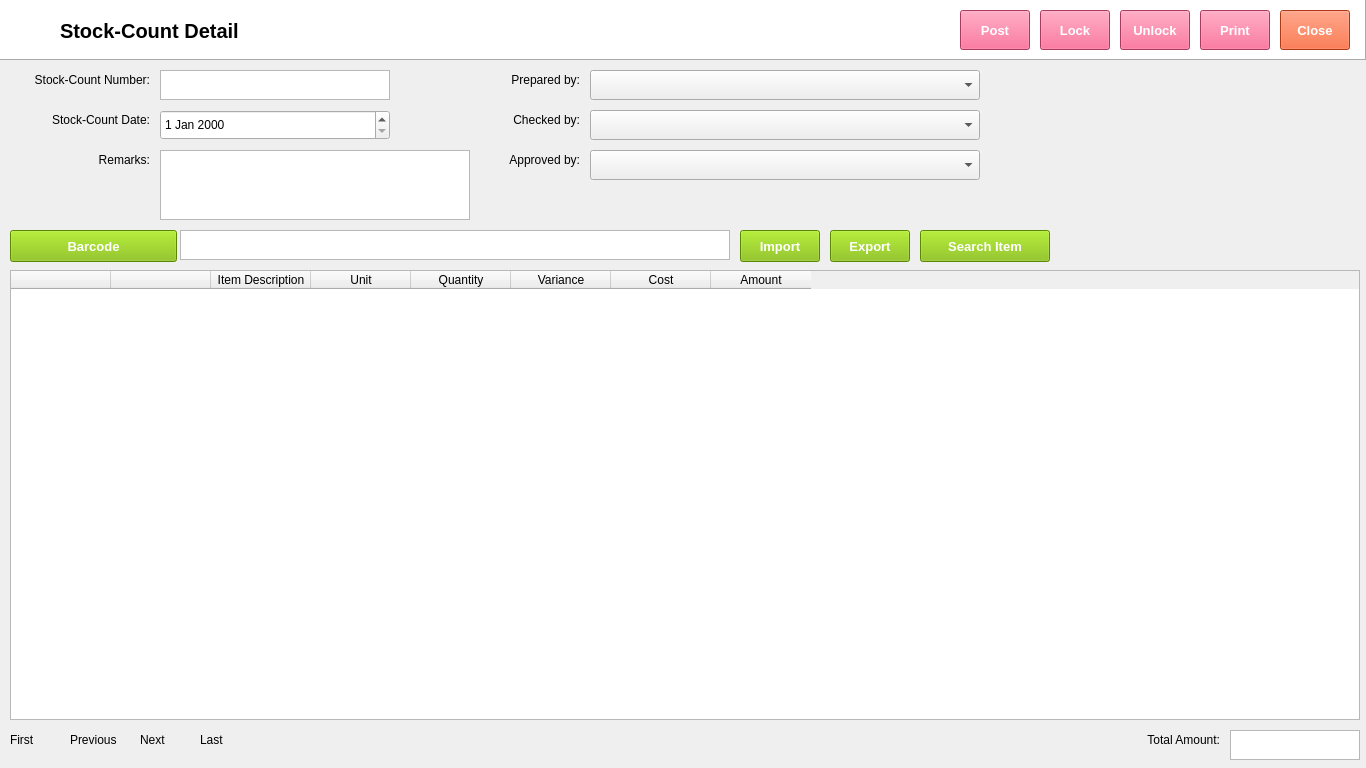
<?xml version="1.0" encoding="UTF-8"?>
<ui version="4.0">
 <class>Form</class>
 <widget class="QWidget" name="Form">
  <property name="geometry">
   <rect>
    <x>0</x>
    <y>0</y>
    <width>1366</width>
    <height>768</height>
   </rect>
  </property>
  <property name="font">
   <font>
    <family>Segoe UI</family>
    <pointsize>9</pointsize>
   </font>
  </property>
  <property name="windowTitle">
   <string>Form</string>
  </property>
  <widget class="QFrame" name="frame">
   <property name="geometry">
    <rect>
     <x>0</x>
     <y>0</y>
     <width>1366</width>
     <height>60</height>
    </rect>
   </property>
   <property name="autoFillBackground">
    <bool>false</bool>
   </property>
   <property name="styleSheet">
    <string notr="true">background-color: rgb(255, 255, 255);</string>
   </property>
   <property name="frameShape">
    <enum>QFrame::Panel</enum>
   </property>
   <property name="frameShadow">
    <enum>QFrame::Raised</enum>
   </property>
   <widget class="QLabel" name="label">
    <property name="geometry">
     <rect>
      <x>10</x>
      <y>10</y>
      <width>38</width>
      <height>32</height>
     </rect>
    </property>
    <property name="text">
     <string/>
    </property>
    <property name="pixmap">
     <pixmap>../../python-pos/img/Disbursement.png</pixmap>
    </property>
    <property name="scaledContents">
     <bool>true</bool>
    </property>
   </widget>
   <widget class="QLabel" name="label_2">
    <property name="geometry">
     <rect>
      <x>60</x>
      <y>10</y>
      <width>180</width>
      <height>41</height>
     </rect>
    </property>
    <property name="font">
     <font>
      <family>Segoe UI</family>
      <pointsize>15</pointsize>
      <weight>75</weight>
      <bold>true</bold>
     </font>
    </property>
    <property name="text">
     <string>Stock-Count Detail</string>
    </property>
    <property name="textFormat">
     <enum>Qt::PlainText</enum>
    </property>
   </widget>
   <widget class="QPushButton" name="pushButton">
    <property name="geometry">
     <rect>
      <x>1040</x>
      <y>10</y>
      <width>70</width>
      <height>40</height>
     </rect>
    </property>
    <property name="font">
     <font>
      <family>Segoe UI</family>
      <pointsize>10</pointsize>
      <weight>75</weight>
      <bold>true</bold>
     </font>
    </property>
    <property name="autoFillBackground">
     <bool>false</bool>
    </property>
    <property name="styleSheet">
     <string notr="true">background-color: rgb(240, 80, 128);
color: rgb(255, 255, 255);</string>
    </property>
    <property name="text">
     <string>Lock</string>
    </property>
   </widget>
   <widget class="QPushButton" name="pushButton_2">
    <property name="geometry">
     <rect>
      <x>1280</x>
      <y>10</y>
      <width>70</width>
      <height>40</height>
     </rect>
    </property>
    <property name="font">
     <font>
      <family>Segoe UI</family>
      <pointsize>10</pointsize>
      <weight>75</weight>
      <bold>true</bold>
     </font>
    </property>
    <property name="styleSheet">
     <string notr="true">background-color: rgb(243, 79, 28);
color: rgb(255, 255, 255);</string>
    </property>
    <property name="text">
     <string>Close</string>
    </property>
    <property name="flat">
     <bool>false</bool>
    </property>
   </widget>
   <widget class="QPushButton" name="pushButton_3">
    <property name="geometry">
     <rect>
      <x>1120</x>
      <y>10</y>
      <width>70</width>
      <height>40</height>
     </rect>
    </property>
    <property name="font">
     <font>
      <family>Segoe UI</family>
      <pointsize>10</pointsize>
      <weight>75</weight>
      <bold>true</bold>
     </font>
    </property>
    <property name="autoFillBackground">
     <bool>false</bool>
    </property>
    <property name="styleSheet">
     <string notr="true">background-color: rgb(240, 80, 128);
color: rgb(255, 255, 255);</string>
    </property>
    <property name="text">
     <string>Unlock</string>
    </property>
   </widget>
   <widget class="QPushButton" name="pushButton_4">
    <property name="geometry">
     <rect>
      <x>1200</x>
      <y>10</y>
      <width>70</width>
      <height>40</height>
     </rect>
    </property>
    <property name="font">
     <font>
      <family>Segoe UI</family>
      <pointsize>10</pointsize>
      <weight>75</weight>
      <bold>true</bold>
     </font>
    </property>
    <property name="autoFillBackground">
     <bool>false</bool>
    </property>
    <property name="styleSheet">
     <string notr="true">background-color: rgb(240, 80, 128);
color: rgb(255, 255, 255);</string>
    </property>
    <property name="text">
     <string>Print</string>
    </property>
   </widget>
   <widget class="QPushButton" name="pushButton_8">
    <property name="geometry">
     <rect>
      <x>960</x>
      <y>10</y>
      <width>70</width>
      <height>40</height>
     </rect>
    </property>
    <property name="font">
     <font>
      <family>Segoe UI</family>
      <pointsize>10</pointsize>
      <weight>75</weight>
      <bold>true</bold>
     </font>
    </property>
    <property name="autoFillBackground">
     <bool>false</bool>
    </property>
    <property name="styleSheet">
     <string notr="true">background-color: rgb(240, 80, 128);
color: rgb(255, 255, 255);</string>
    </property>
    <property name="text">
     <string>Post</string>
    </property>
   </widget>
  </widget>
  <widget class="QLabel" name="label_3">
   <property name="geometry">
    <rect>
     <x>30</x>
     <y>70</y>
     <width>120</width>
     <height>20</height>
    </rect>
   </property>
   <property name="font">
    <font>
     <family>Segoe UI</family>
     <pointsize>9</pointsize>
    </font>
   </property>
   <property name="text">
    <string>Stock-Count Number:</string>
   </property>
   <property name="alignment">
    <set>Qt::AlignRight|Qt::AlignTrailing|Qt::AlignVCenter</set>
   </property>
  </widget>
  <widget class="QLabel" name="label_5">
   <property name="geometry">
    <rect>
     <x>30</x>
     <y>110</y>
     <width>120</width>
     <height>20</height>
    </rect>
   </property>
   <property name="font">
    <font>
     <family>Segoe UI</family>
     <pointsize>9</pointsize>
    </font>
   </property>
   <property name="text">
    <string>Stock-Count Date:</string>
   </property>
   <property name="alignment">
    <set>Qt::AlignRight|Qt::AlignTrailing|Qt::AlignVCenter</set>
   </property>
  </widget>
  <widget class="QLabel" name="label_13">
   <property name="geometry">
    <rect>
     <x>30</x>
     <y>150</y>
     <width>120</width>
     <height>20</height>
    </rect>
   </property>
   <property name="font">
    <font>
     <family>Segoe UI</family>
     <pointsize>9</pointsize>
    </font>
   </property>
   <property name="text">
    <string>Remarks:</string>
   </property>
   <property name="alignment">
    <set>Qt::AlignRight|Qt::AlignTrailing|Qt::AlignVCenter</set>
   </property>
  </widget>
  <widget class="QTextEdit" name="textEdit">
   <property name="geometry">
    <rect>
     <x>160</x>
     <y>150</y>
     <width>310</width>
     <height>70</height>
    </rect>
   </property>
  </widget>
  <widget class="QTextEdit" name="textEdit_2">
   <property name="geometry">
    <rect>
     <x>160</x>
     <y>70</y>
     <width>230</width>
     <height>30</height>
    </rect>
   </property>
  </widget>
  <widget class="QDateEdit" name="dateEdit">
   <property name="geometry">
    <rect>
     <x>160</x>
     <y>110</y>
     <width>230</width>
     <height>30</height>
    </rect>
   </property>
  </widget>
  <widget class="QLabel" name="label_17">
   <property name="geometry">
    <rect>
     <x>460</x>
     <y>150</y>
     <width>120</width>
     <height>20</height>
    </rect>
   </property>
   <property name="font">
    <font>
     <family>Segoe UI</family>
     <pointsize>9</pointsize>
    </font>
   </property>
   <property name="text">
    <string>Approved by:</string>
   </property>
   <property name="alignment">
    <set>Qt::AlignRight|Qt::AlignTrailing|Qt::AlignVCenter</set>
   </property>
  </widget>
  <widget class="QComboBox" name="comboBox_5">
   <property name="geometry">
    <rect>
     <x>590</x>
     <y>110</y>
     <width>390</width>
     <height>30</height>
    </rect>
   </property>
  </widget>
  <widget class="QLabel" name="label_18">
   <property name="geometry">
    <rect>
     <x>460</x>
     <y>70</y>
     <width>120</width>
     <height>20</height>
    </rect>
   </property>
   <property name="font">
    <font>
     <family>Segoe UI</family>
     <pointsize>9</pointsize>
    </font>
   </property>
   <property name="text">
    <string>Prepared by:</string>
   </property>
   <property name="alignment">
    <set>Qt::AlignRight|Qt::AlignTrailing|Qt::AlignVCenter</set>
   </property>
  </widget>
  <widget class="QComboBox" name="comboBox_6">
   <property name="geometry">
    <rect>
     <x>590</x>
     <y>150</y>
     <width>390</width>
     <height>30</height>
    </rect>
   </property>
  </widget>
  <widget class="QLabel" name="label_19">
   <property name="geometry">
    <rect>
     <x>460</x>
     <y>110</y>
     <width>120</width>
     <height>20</height>
    </rect>
   </property>
   <property name="font">
    <font>
     <family>Segoe UI</family>
     <pointsize>9</pointsize>
    </font>
   </property>
   <property name="text">
    <string>Checked by:</string>
   </property>
   <property name="alignment">
    <set>Qt::AlignRight|Qt::AlignTrailing|Qt::AlignVCenter</set>
   </property>
  </widget>
  <widget class="QComboBox" name="comboBox_7">
   <property name="geometry">
    <rect>
     <x>590</x>
     <y>70</y>
     <width>390</width>
     <height>30</height>
    </rect>
   </property>
  </widget>
  <widget class="QPushButton" name="pushButton_5">
   <property name="geometry">
    <rect>
     <x>10</x>
     <y>230</y>
     <width>167</width>
     <height>32</height>
    </rect>
   </property>
   <property name="font">
    <font>
     <family>Segoe UI</family>
     <pointsize>10</pointsize>
     <weight>75</weight>
     <bold>true</bold>
    </font>
   </property>
   <property name="autoFillBackground">
    <bool>false</bool>
   </property>
   <property name="styleSheet">
    <string notr="true">background-color: rgb(127, 188, 0);
color: rgb(255, 255, 255);</string>
   </property>
   <property name="text">
    <string>Barcode</string>
   </property>
  </widget>
  <widget class="QTextEdit" name="textEdit_4">
   <property name="geometry">
    <rect>
     <x>180</x>
     <y>230</y>
     <width>550</width>
     <height>30</height>
    </rect>
   </property>
  </widget>
  <widget class="QPushButton" name="pushButton_6">
   <property name="geometry">
    <rect>
     <x>740</x>
     <y>230</y>
     <width>80</width>
     <height>32</height>
    </rect>
   </property>
   <property name="font">
    <font>
     <family>Segoe UI</family>
     <pointsize>10</pointsize>
     <weight>75</weight>
     <bold>true</bold>
    </font>
   </property>
   <property name="autoFillBackground">
    <bool>false</bool>
   </property>
   <property name="styleSheet">
    <string notr="true">background-color: rgb(127, 188, 0);
color: rgb(255, 255, 255);</string>
   </property>
   <property name="text">
    <string>Import</string>
   </property>
  </widget>
  <widget class="QPushButton" name="pushButton_7">
   <property name="geometry">
    <rect>
     <x>830</x>
     <y>230</y>
     <width>80</width>
     <height>32</height>
    </rect>
   </property>
   <property name="font">
    <font>
     <family>Segoe UI</family>
     <pointsize>10</pointsize>
     <weight>75</weight>
     <bold>true</bold>
    </font>
   </property>
   <property name="autoFillBackground">
    <bool>false</bool>
   </property>
   <property name="styleSheet">
    <string notr="true">background-color: rgb(127, 188, 0);
color: rgb(255, 255, 255);</string>
   </property>
   <property name="text">
    <string>Export</string>
   </property>
  </widget>
  <widget class="QPushButton" name="pushButton_9">
   <property name="geometry">
    <rect>
     <x>920</x>
     <y>230</y>
     <width>130</width>
     <height>32</height>
    </rect>
   </property>
   <property name="font">
    <font>
     <family>Segoe UI</family>
     <pointsize>10</pointsize>
     <weight>75</weight>
     <bold>true</bold>
    </font>
   </property>
   <property name="autoFillBackground">
    <bool>false</bool>
   </property>
   <property name="styleSheet">
    <string notr="true">background-color: rgb(127, 188, 0);
color: rgb(255, 255, 255);</string>
   </property>
   <property name="text">
    <string>Search Item</string>
   </property>
  </widget>
  <widget class="QTableWidget" name="tableWidget">
   <property name="geometry">
    <rect>
     <x>10</x>
     <y>270</y>
     <width>1350</width>
     <height>450</height>
    </rect>
   </property>
   <column>
    <property name="text">
     <string/>
    </property>
   </column>
   <column>
    <property name="text">
     <string/>
    </property>
   </column>
   <column>
    <property name="text">
     <string>Item Description</string>
    </property>
   </column>
   <column>
    <property name="text">
     <string>Unit</string>
    </property>
   </column>
   <column>
    <property name="text">
     <string>Quantity</string>
    </property>
   </column>
   <column>
    <property name="text">
     <string>Variance</string>
    </property>
   </column>
   <column>
    <property name="text">
     <string>Cost</string>
    </property>
   </column>
   <column>
    <property name="text">
     <string>Amount</string>
    </property>
   </column>
  </widget>
  <widget class="QLabel" name="label_6">
   <property name="geometry">
    <rect>
     <x>140</x>
     <y>730</y>
     <width>47</width>
     <height>20</height>
    </rect>
   </property>
   <property name="font">
    <font>
     <family>Segoe UI</family>
     <pointsize>9</pointsize>
    </font>
   </property>
   <property name="text">
    <string>Next</string>
   </property>
  </widget>
  <widget class="QLabel" name="label_8">
   <property name="geometry">
    <rect>
     <x>10</x>
     <y>730</y>
     <width>47</width>
     <height>20</height>
    </rect>
   </property>
   <property name="font">
    <font>
     <family>Segoe UI</family>
     <pointsize>9</pointsize>
    </font>
   </property>
   <property name="text">
    <string>First</string>
   </property>
  </widget>
  <widget class="QLabel" name="label_9">
   <property name="geometry">
    <rect>
     <x>70</x>
     <y>730</y>
     <width>47</width>
     <height>20</height>
    </rect>
   </property>
   <property name="font">
    <font>
     <family>Segoe UI</family>
     <pointsize>9</pointsize>
    </font>
   </property>
   <property name="text">
    <string>Previous</string>
   </property>
  </widget>
  <widget class="QLabel" name="label_10">
   <property name="geometry">
    <rect>
     <x>200</x>
     <y>730</y>
     <width>47</width>
     <height>20</height>
    </rect>
   </property>
   <property name="font">
    <font>
     <family>Segoe UI</family>
     <pointsize>9</pointsize>
    </font>
   </property>
   <property name="text">
    <string>Last</string>
   </property>
  </widget>
  <widget class="QLabel" name="label_11">
   <property name="geometry">
    <rect>
     <x>1080</x>
     <y>730</y>
     <width>140</width>
     <height>20</height>
    </rect>
   </property>
   <property name="font">
    <font>
     <family>Segoe UI</family>
     <pointsize>9</pointsize>
    </font>
   </property>
   <property name="text">
    <string>Total Amount:</string>
   </property>
   <property name="alignment">
    <set>Qt::AlignRight|Qt::AlignTrailing|Qt::AlignVCenter</set>
   </property>
  </widget>
  <widget class="QTextEdit" name="textEdit_5">
   <property name="geometry">
    <rect>
     <x>1230</x>
     <y>730</y>
     <width>130</width>
     <height>30</height>
    </rect>
   </property>
  </widget>
 </widget>
 <resources/>
 <connections/>
</ui>
